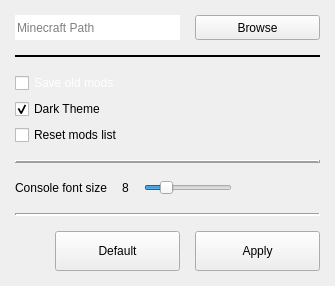
      <widget class="QWidget" name="settings_page">
       <layout class="QVBoxLayout" name="verticalLayout_6">
        <property name="spacing">
         <number>15</number>
        </property>
        <property name="leftMargin">
         <number>0</number>
        </property>
        <property name="topMargin">
         <number>0</number>
        </property>
        <property name="rightMargin">
         <number>0</number>
        </property>
        <property name="bottomMargin">
         <number>0</number>
        </property>
        <item>
         <widget class="QWidget" name="settings_widget" native="true">
          <layout class="QVBoxLayout" name="verticalLayout_7">
           <property name="spacing">
            <number>15</number>
           </property>
           <property name="leftMargin">
            <number>15</number>
           </property>
           <property name="topMargin">
            <number>15</number>
           </property>
           <property name="rightMargin">
            <number>15</number>
           </property>
           <property name="bottomMargin">
            <number>15</number>
           </property>
           <item>
            <widget class="QWidget" name="path_widget" native="true">
             <property name="minimumSize">
              <size>
               <width>0</width>
               <height>25</height>
              </size>
             </property>
             <property name="maximumSize">
              <size>
               <width>16777215</width>
               <height>56</height>
              </size>
             </property>
             <layout class="QHBoxLayout" name="horizontalLayout_11">
              <property name="spacing">
               <number>15</number>
              </property>
              <property name="leftMargin">
               <number>0</number>
              </property>
              <property name="topMargin">
               <number>0</number>
              </property>
              <property name="rightMargin">
               <number>0</number>
              </property>
              <property name="bottomMargin">
               <number>0</number>
              </property>
              <item>
               <widget class="QLineEdit" name="path_line_edit">
                <property name="sizePolicy">
                 <sizepolicy hsizetype="Expanding" vsizetype="Preferred">
                  <horstretch>0</horstretch>
                  <verstretch>0</verstretch>
                 </sizepolicy>
                </property>
                <property name="minimumSize">
                 <size>
                  <width>0</width>
                  <height>0</height>
                 </size>
                </property>
                <property name="text">
                 <string/>
                </property>
                <property name="frame">
                 <bool>false</bool>
                </property>
                <property name="readOnly">
                 <bool>true</bool>
                </property>
                <property name="placeholderText">
                 <string>Minecraft Path</string>
                </property>
               </widget>
              </item>
              <item>
               <widget class="QPushButton" name="pushButton">
                <property name="sizePolicy">
                 <sizepolicy hsizetype="Fixed" vsizetype="Preferred">
                  <horstretch>0</horstretch>
                  <verstretch>0</verstretch>
                 </sizepolicy>
                </property>
                <property name="minimumSize">
                 <size>
                  <width>125</width>
                  <height>0</height>
                 </size>
                </property>
                <property name="maximumSize">
                 <size>
                  <width>125</width>
                  <height>16777215</height>
                 </size>
                </property>
                <property name="text">
                 <string>Browse</string>
                </property>
               </widget>
              </item>
             </layout>
            </widget>
           </item>
           <item>
            <widget class="Line" name="line">
             <property name="frameShadow">
              <enum>QFrame::Plain</enum>
             </property>
             <property name="lineWidth">
              <number>2</number>
             </property>
             <property name="orientation">
              <enum>Qt::Horizontal</enum>
             </property>
            </widget>
           </item>
           <item>
            <widget class="QWidget" name="check_box_widget" native="true">
             <layout class="QVBoxLayout" name="verticalLayout_8">
              <property name="leftMargin">
               <number>0</number>
              </property>
              <property name="topMargin">
               <number>0</number>
              </property>
              <property name="rightMargin">
               <number>0</number>
              </property>
              <property name="bottomMargin">
               <number>0</number>
              </property>
              <item>
               <widget class="QCheckBox" name="save_check_box">
                <property name="palette">
                 <palette>
                  <active>
                   <colorrole role="WindowText">
                    <brush brushstyle="SolidPattern">
                     <color alpha="255">
                      <red>255</red>
                      <green>255</green>
                      <blue>255</blue>
                     </color>
                    </brush>
                   </colorrole>
                   <colorrole role="Text">
                    <brush brushstyle="SolidPattern">
                     <color alpha="255">
                      <red>255</red>
                      <green>255</green>
                      <blue>255</blue>
                     </color>
                    </brush>
                   </colorrole>
                   <colorrole role="ButtonText">
                    <brush brushstyle="SolidPattern">
                     <color alpha="255">
                      <red>255</red>
                      <green>255</green>
                      <blue>255</blue>
                     </color>
                    </brush>
                   </colorrole>
                   <colorrole role="PlaceholderText">
                    <brush brushstyle="NoBrush">
                     <color alpha="128">
                      <red>255</red>
                      <green>255</green>
                      <blue>255</blue>
                     </color>
                    </brush>
                   </colorrole>
                  </active>
                  <inactive>
                   <colorrole role="WindowText">
                    <brush brushstyle="SolidPattern">
                     <color alpha="255">
                      <red>255</red>
                      <green>255</green>
                      <blue>255</blue>
                     </color>
                    </brush>
                   </colorrole>
                   <colorrole role="Text">
                    <brush brushstyle="SolidPattern">
                     <color alpha="255">
                      <red>255</red>
                      <green>255</green>
                      <blue>255</blue>
                     </color>
                    </brush>
                   </colorrole>
                   <colorrole role="ButtonText">
                    <brush brushstyle="SolidPattern">
                     <color alpha="255">
                      <red>255</red>
                      <green>255</green>
                      <blue>255</blue>
                     </color>
                    </brush>
                   </colorrole>
                   <colorrole role="PlaceholderText">
                    <brush brushstyle="NoBrush">
                     <color alpha="128">
                      <red>255</red>
                      <green>255</green>
                      <blue>255</blue>
                     </color>
                    </brush>
                   </colorrole>
                  </inactive>
                  <disabled>
                   <colorrole role="WindowText">
                    <brush brushstyle="SolidPattern">
                     <color alpha="255">
                      <red>255</red>
                      <green>255</green>
                      <blue>255</blue>
                     </color>
                    </brush>
                   </colorrole>
                   <colorrole role="Text">
                    <brush brushstyle="SolidPattern">
                     <color alpha="255">
                      <red>255</red>
                      <green>255</green>
                      <blue>255</blue>
                     </color>
                    </brush>
                   </colorrole>
                   <colorrole role="ButtonText">
                    <brush brushstyle="SolidPattern">
                     <color alpha="255">
                      <red>255</red>
                      <green>255</green>
                      <blue>255</blue>
                     </color>
                    </brush>
                   </colorrole>
                   <colorrole role="PlaceholderText">
                    <brush brushstyle="NoBrush">
                     <color alpha="128">
                      <red>255</red>
                      <green>255</green>
                      <blue>255</blue>
                     </color>
                    </brush>
                   </colorrole>
                  </disabled>
                 </palette>
                </property>
                <property name="text">
                 <string>Save old mods</string>
                </property>
               </widget>
              </item>
              <item>
               <widget class="QCheckBox" name="dark_check_box">
                <property name="text">
                 <string>Dark Theme</string>
                </property>
                <property name="checked">
                 <bool>true</bool>
                </property>
               </widget>
              </item>
              <item>
               <widget class="QCheckBox" name="checkBox">
                <property name="text">
                 <string>Reset mods list</string>
                </property>
               </widget>
              </item>
             </layout>
            </widget>
           </item>
           <item>
            <widget class="Line" name="line_3">
             <property name="frameShadow">
              <enum>QFrame::Raised</enum>
             </property>
             <property name="lineWidth">
              <number>2</number>
             </property>
             <property name="orientation">
              <enum>Qt::Horizontal</enum>
             </property>
            </widget>
           </item>
           <item>
            <widget class="QWidget" name="slide_widget" native="true">
             <layout class="QHBoxLayout" name="horizontalLayout_10">
              <property name="spacing">
               <number>15</number>
              </property>
              <property name="leftMargin">
               <number>0</number>
              </property>
              <property name="topMargin">
               <number>0</number>
              </property>
              <property name="rightMargin">
               <number>0</number>
              </property>
              <property name="bottomMargin">
               <number>0</number>
              </property>
              <item>
               <widget class="QLabel" name="font_label">
                <property name="text">
                 <string>Console font size</string>
                </property>
               </widget>
              </item>
              <item>
               <widget class="QLabel" name="font_size_label">
                <property name="text">
                 <string>8</string>
                </property>
               </widget>
              </item>
              <item>
               <widget class="QSlider" name="horizontal_slider">
                <property name="maximumSize">
                 <size>
                  <width>150</width>
                  <height>15</height>
                 </size>
                </property>
                <property name="minimum">
                 <number>6</number>
                </property>
                <property name="maximum">
                 <number>16</number>
                </property>
                <property name="pageStep">
                 <number>1</number>
                </property>
                <property name="value">
                 <number>8</number>
                </property>
                <property name="tracking">
                 <bool>true</bool>
                </property>
                <property name="orientation">
                 <enum>Qt::Horizontal</enum>
                </property>
                <property name="invertedAppearance">
                 <bool>false</bool>
                </property>
                <property name="invertedControls">
                 <bool>false</bool>
                </property>
                <property name="tickPosition">
                 <enum>QSlider::NoTicks</enum>
                </property>
               </widget>
              </item>
              <item>
               <spacer name="horizontalSpacer_3">
                <property name="orientation">
                 <enum>Qt::Horizontal</enum>
                </property>
                <property name="sizeHint" stdset="0">
                 <size>
                  <width>40</width>
                  <height>20</height>
                 </size>
                </property>
               </spacer>
              </item>
             </layout>
            </widget>
           </item>
           <item>
            <widget class="Line" name="line_2">
             <property name="frameShadow">
              <enum>QFrame::Sunken</enum>
             </property>
             <property name="lineWidth">
              <number>2</number>
             </property>
             <property name="orientation">
              <enum>Qt::Horizontal</enum>
             </property>
            </widget>
           </item>
           <item>
            <spacer name="verticalSpacer_2">
             <property name="orientation">
              <enum>Qt::Vertical</enum>
             </property>
             <property name="sizeHint" stdset="0">
              <size>
               <width>0</width>
               <height>0</height>
              </size>
             </property>
            </spacer>
           </item>
           <item>
            <widget class="QWidget" name="apply_widget" native="true">
             <layout class="QHBoxLayout" name="horizontalLayout_9">
              <property name="spacing">
               <number>15</number>
              </property>
              <property name="leftMargin">
               <number>0</number>
              </property>
              <property name="topMargin">
               <number>0</number>
              </property>
              <property name="rightMargin">
               <number>0</number>
              </property>
              <property name="bottomMargin">
               <number>0</number>
              </property>
              <item>
               <spacer name="horizontalSpacer_2">
                <property name="orientation">
                 <enum>Qt::Horizontal</enum>
                </property>
                <property name="sizeHint" stdset="0">
                 <size>
                  <width>40</width>
                  <height>20</height>
                 </size>
                </property>
               </spacer>
              </item>
              <item>
               <widget class="QPushButton" name="pushButton_2">
                <property name="minimumSize">
                 <size>
                  <width>125</width>
                  <height>40</height>
                 </size>
                </property>
                <property name="maximumSize">
                 <size>
                  <width>125</width>
                  <height>40</height>
                 </size>
                </property>
                <property name="text">
                 <string>Default</string>
                </property>
               </widget>
              </item>
              <item>
               <widget class="QPushButton" name="apply_button">
                <property name="minimumSize">
                 <size>
                  <width>125</width>
                  <height>40</height>
                 </size>
                </property>
                <property name="maximumSize">
                 <size>
                  <width>125</width>
                  <height>40</height>
                 </size>
                </property>
                <property name="text">
                 <string>Apply</string>
                </property>
               </widget>
              </item>
             </layout>
            </widget>
           </item>
          </layout>
         </widget>
        </item>
       </layout>
      </widget>
